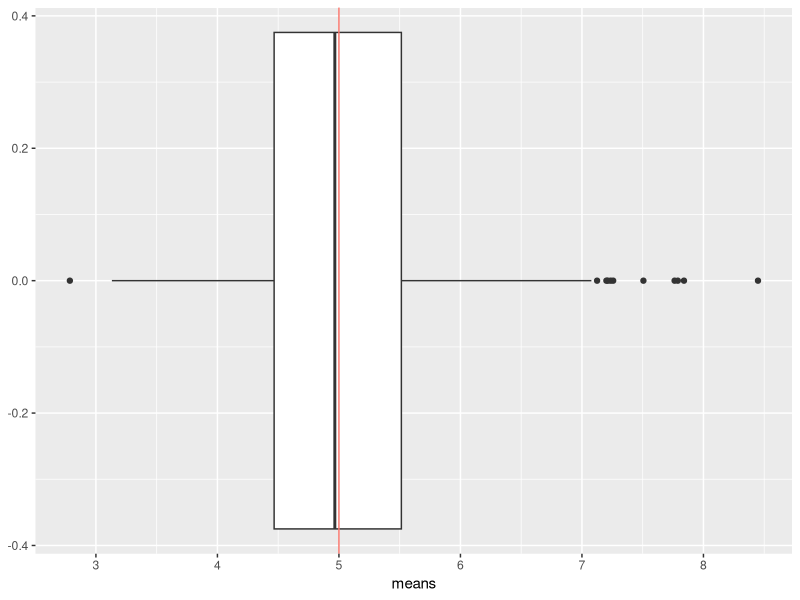
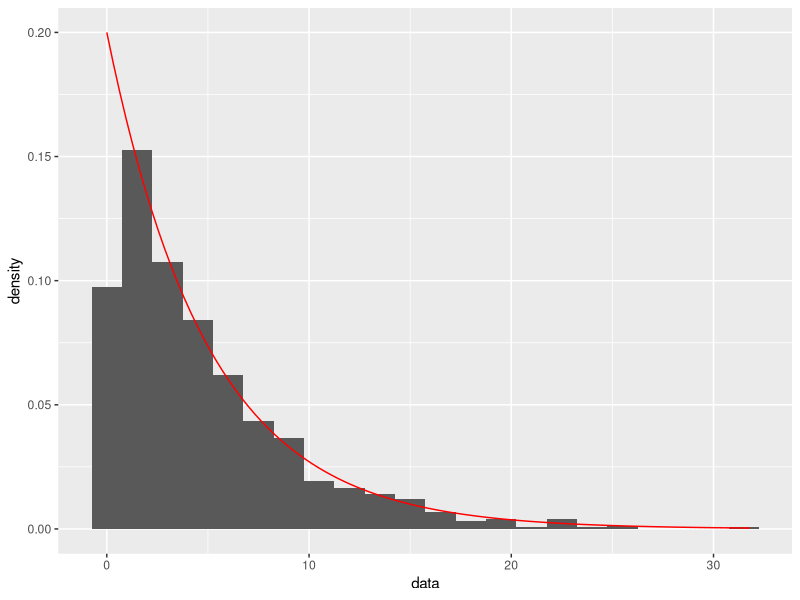
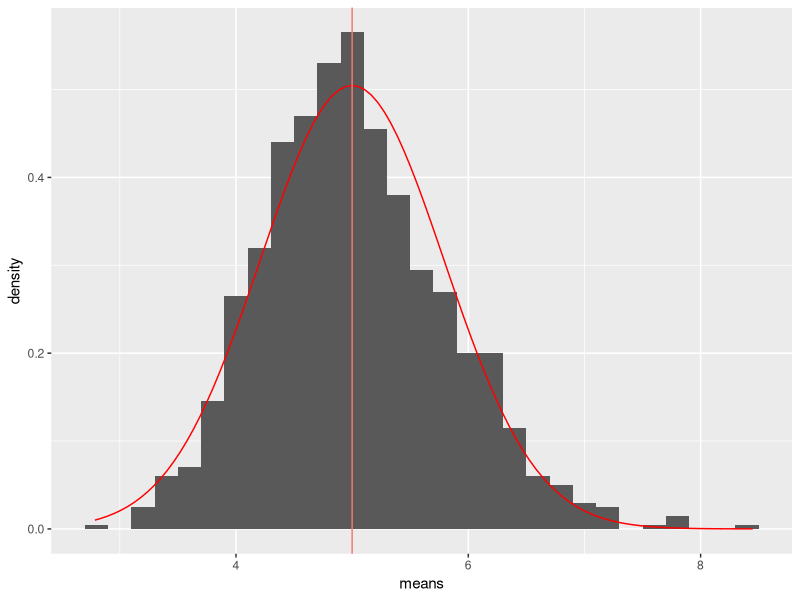
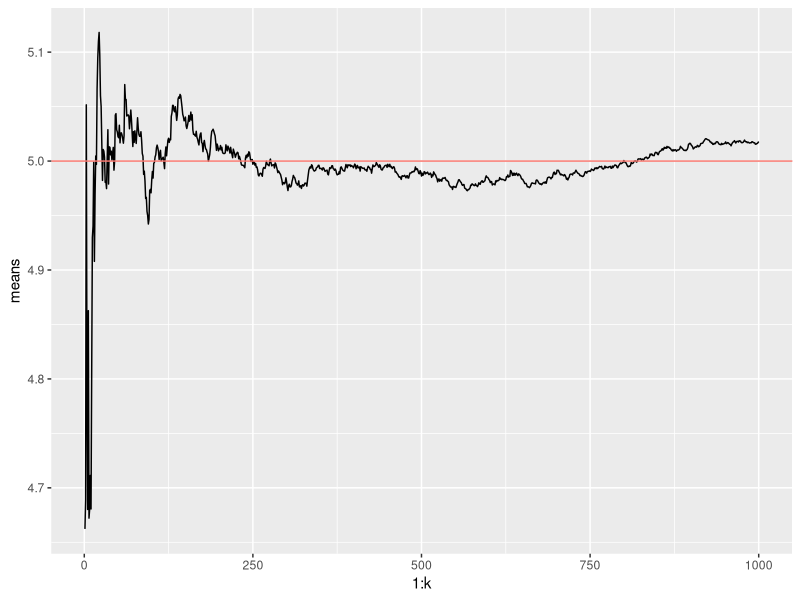

The R source for these figures, in order:
## ---- chunk 1
knitr::opts_chunk$set(echo = TRUE)
library(ggplot2)
## ---- chunk 2
lambda = 0.2 # rate, mu = 5, sd = 5, var = 25
pop_mean = 1/lambda
pop_sd = 1/lambda
pop_var = pop_sd^2
## ---- chunk 3
n <- 40
k <- 1000
## ---- chunk 4
#' n: # number of rexp samples for each mean
#' k: # number of means
generate_means <- function(n, k, lambda) {
  #' collect k means, each with n samples, in an array
  sample_means = NULL
  for (i in 1:k) sample_means = c(sample_means, mean(rexp(n, lambda)))
  means_df <- data.frame(means = sample_means)
  means_df
}
## ---- chunk 5
df1 <- generate_means(n, k, lambda)
## ---- chunk 6
p1 <- ggplot(df1, aes(means)) + theme(legend.position="none")
p1 + geom_boxplot() + geom_vline(aes(xintercept = pop_mean, colour = "red"))
## ---- chunk 7
sample <- data.frame(data=rexp(k, lambda))
p2 <- ggplot(sample, aes(data))
p2 <- p2 + geom_histogram(aes(y=after_stat(density)), binwidth=1.5)
p2 + stat_function(fun=dexp, args=list(rate = lambda), colour="red", xlim=c(0, max(sample$data)))
## ---- chunk 8
p3 <- ggplot(df1, aes(means)) + theme(legend.position="none")
p3 <- p3 + geom_histogram(aes(y=after_stat(density)), binwidth=0.2)
p3 <- p3 + stat_function(fun=dnorm, args=list(mean=pop_mean, sd=pop_sd/sqrt(n)), colour="red")
p3 + geom_vline(aes(xintercept=pop_mean, colour="red"))
## ---- chunk 9
cumulative <- data.frame(means=cumsum(df1$means) / (1 : k))
p4 <- ggplot(cumulative, aes(x=1:k, y=means)) + theme(legend.position="none")
p4 + geom_line() + geom_hline(aes(yintercept=pop_mean, colour="red"))
